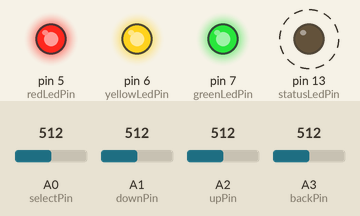
Recording of a sketch running on a simulated Arduino Uno, built with avr-gcc and run on an emulated ATmega328P. On the bench: output pins drawn as LEDs (lit = HIGH). Dashed ring = blinking. Inputs (shaded band) come from the test bench; at power-on: A0 (selectPin) = 512, A1 (downPin) = 512, A2 (upPin) = 512, A3 (backPin) = 512. What the sketch prints to the serial monitor is not drawn.

Above: at 0.2 s.
Timing chart, 0 to 3.0 s (numbered marks = the images above):
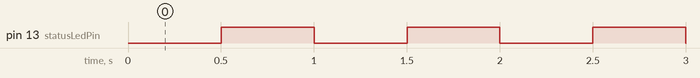

The sketch:

i2cslave.ino
```cpp
// (licence header left out)
#include <Arduino.h>
#include <Wire.h>

#include "ScheduledAction.h"

#include "Config.h"

#include "Global.h"

const unsigned int backPin = A3;
const unsigned int upPin = A2;
const unsigned int downPin = A1;
const unsigned int selectPin = A0;

const unsigned int statusLedPin = 13;
const unsigned int redLedPin = 5;
const unsigned int yellowLedPin = 6;
const unsigned int greenLedPin = 7;

ScheduledAction statusLedAction;
bool statusLedState = false;

volatile uint8_t rwRegister = 0;
volatile uint8_t ledMask = 0;
volatile uint8_t buttonMask = 0;

#ifndef cbi
#define cbi(sfr, bit) (_SFR_BYTE(sfr) &= ~_BV(bit))
#endif

#define DEFAULT_LED_MASK 0x07

enum Registers {
  REG_READ_STATUS,
  REG_READ_LEDS,
  REG_READ_BUTTONS,
  REG_WRITE_LEDS,
};

// callback for sending data
void sendData(void) {

  uint8_t buffer[1];
  uint8_t bufferLength = 0;

  switch(rwRegister) {
    case REG_READ_STATUS:
      updateBufferWithStatus(buffer, bufferLength);
    break;
    case REG_READ_LEDS:
      updateBufferWithLedStatus(buffer, bufferLength);
    break;
    case REG_READ_BUTTONS:
      updateBufferWithButtonState(buffer, bufferLength);
    break;
  }

  if (!bufferLength) {
    return;
  }

  Wire.write(buffer, bufferLength);
}

void updateBufferWithStatus(uint8_t *buffer, uint8_t& bufferLength) {
  buffer[0] = 1;
  bufferLength = 1;
}

void updateBufferWithLedStatus(uint8_t *buffer, uint8_t& bufferLength) {
  buffer[0] = ledMask;
  bufferLength = 1;
}

void updateBufferWithButtonState(uint8_t *buffer, uint8_t& bufferLength) {
  buffer[0] = buttonMask;
  bufferLength = 1;
}

void receiveData(int byteCount) {

  int availableCount = Wire.available();

  if (!(byteCount && availableCount)) {
    return;
  }

  rwRegister = Wire.read();

  switch(rwRegister) {
    case REG_WRITE_LEDS:
      getIncomingDataAndUpdateLeds();
    break;
  }

  flushReceiveBuffer();
}

void flushReceiveBuffer(void) {
  while (Wire.available() > 0) {
    Wire.read();
  }
}

void getIncomingDataAndUpdateLeds(void) {
  int availableCount = Wire.available();

  if (availableCount != 1) {
    return;
  }

  uint8_t ledMask = Wire.read();

  setLeds(ledMask);
}

void setLeds(uint8_t newLedMask) {

  ledMask = newLedMask;

  if (ledMask & (1 << 2)) {
    redLedOutput.enable();
  } else {
    redLedOutput.disable();
  }

  if (ledMask & (1 << 1)) {
    yellowLedOutput.enable();
  } else {
    yellowLedOutput.disable();
  }

  if (ledMask & (1 << 0)) {
    greenLedOutput.enable();
  } else {
    greenLedOutput.disable();
  }

}

void setup() {
  Serial.begin(57600);
  Serial.println("\nI2C Slave");

  statusLedOutput.configure(statusLedPin);
  redLedOutput.configure(redLedPin);
  yellowLedOutput.configure(yellowLedPin);
  greenLedOutput.configure(greenLedPin);

  backInput.configure(backPin);
  backButton.setInput(&backInput);
  upInput.configure(upPin);
  upButton.setInput(&upInput);
  downInput.configure(downPin);
  downButton.setInput(&downInput);
  selectInput.configure(selectPin);
  selectButton.setInput(&selectInput);

  // define callbacks for i2c communication
  Wire.onRequest(sendData);
  Wire.onReceive(receiveData);

  // initialize i2c as slave
  Wire.begin(SLAVE_ADDRESS);

#if defined(__AVR_ATmega168__) || defined(__AVR_ATmega8__) || defined(__AVR_ATmega328P__)
   // deactivate internal pull-ups for twi
   // as per note from atmega8 manual pg167
   cbi(PORTC, 4);
   cbi(PORTC, 5);
 #else
   // deactivate internal pull-ups for twi
   // as per note from atmega128 manual pg204
   cbi(PORTD, 0);
   cbi(PORTD, 1);
 #endif

  statusLedAction.setDelayMillis(500L);
  statusLedAction.reset();

  setLeds(DEFAULT_LED_MASK);

  Serial.print("Waiting for data, I2C Address: 0x");
  Serial.println(SLAVE_ADDRESS, HEX);

}

void loop() {
  if (statusLedAction.isActionDue()) {
    statusLedState = !statusLedState;
    if (statusLedState) {
      statusLedOutput.enable();
    } else {
      statusLedOutput.disable();
    }
  }

  readButtons();
}

void updateButtonMask(DebouncedInput &input, uint8_t bit) {
  if (input.getValue()) {
    buttonMask |= (1 << bit);
  } else {
    buttonMask &= (uint8_t)~(1 << bit);
  }
}

void readButtons(void) {
  updateButtonMask(backButton, 3);
  updateButtonMask(upButton, 2);
  updateButtonMask(downButton, 1);
  updateButtonMask(selectButton, 0);
}
```

AnalogInput.h
```cpp
// (licence header left out)
#ifndef AnalogInput_h
#define AnalogInput_h

#include "Input.h"

class AnalogInput: public Input {
public:
  virtual void read(void) = 0;
  bool getBoolValue(void) {
/*
    Serial.print("int: ");
    Serial.print(value, DEC);
    Serial.print(" bool: ");
    Serial.println((bool)value, DEC);
*/
    return (value >= threshold);
  }
  int getIntValue(void) {
    return value;
  }
  void setThreshold(int threshold) {
    this->threshold = threshold;
  }
protected:
  int value;
  int threshold;
};

#endif
```

ArduinoAnalogInput.cpp
```cpp
// (licence header left out)
#include <Arduino.h>

#include "Config.h"

#include "ArduinoAnalogInput.h"

void ArduinoAnalogInput::read(void) {
  int intValue = analogRead(hardwarePin);
  value = intValue;
}

void ArduinoAnalogInput::configure(unsigned int hardwarePin) {
  this->hardwarePin = hardwarePin;
  setThreshold(750);
}
```

ArduinoAnalogInput.h
```cpp
// (licence header left out)
#ifndef ArduinoAnalogInput_h
#define ArduinoAnalogInput_h

#include "AnalogInput.h"

class ArduinoAnalogInput : public AnalogInput {
public:
  virtual void read(void);
  void configure(unsigned int hardwarePin);
private:
  unsigned int hardwarePin;
};

#endif
```

ArduinoDigitalInput.cpp
```cpp
// (licence header left out)
#include <Arduino.h>

#include "Config.h"

#include "ArduinoDigitalInput.h"

void ArduinoDigitalInput::read(void) {
  int intValue = digitalRead(hardwarePin);
  value = intValue;
}

void ArduinoDigitalInput::configure(unsigned int hardwarePin) {
  this->hardwarePin = hardwarePin;
  pinMode(hardwarePin, INPUT);
}
```

ArduinoDigitalInput.h
```cpp
// (licence header left out)
#ifndef ArduinoDigitalInput_h
#define ArduinoDigitalInput_h

#include "DigitalInput.h"

class ArduinoDigitalInput : public DigitalInput {
public:
  virtual void read(void);
  void configure(unsigned int hardwarePin);
private:
  unsigned int hardwarePin;
};

#endif
```

ArduinoDigitalOutput.h
```cpp
// (licence header left out)
#ifndef ArduinoDigitalOutput_h
#define ArduinoDigitalOutput_h

#include "DigitalOutput.h"

class ArduinoDigitalOutput : public DigitalOutput {
public:
  ArduinoDigitalOutput() : configured(false), inverted(false), enabled(false) {
  }

  void configure(const unsigned int hardwarePin) {
    this->hardwarePin = hardwarePin;
    pinMode(hardwarePin, OUTPUT);
    configured = true;
  }

  virtual void enable() {
    enabled = true;
    refreshHardware();
  }

  virtual void disable() {
    enabled = false;
    refreshHardware();
  }

  virtual boolean isConfigured(void) {
    return configured;
  }

  virtual void enableInversion(void) {
    inverted = true;
    refreshHardware();
  }

  virtual void disableInversion(void) {
    inverted = false;
    refreshHardware();
  }

  virtual boolean isInverted(void) {
    return inverted;
  }

private:
  void refreshHardware(void) {
    if (!configured) {
      return;
    }
    boolean outputValue = enabled;
    if (isInverted()) {
      outputValue = !outputValue;
    }
    digitalWrite(hardwarePin, outputValue ? HIGH : LOW);
  }

  unsigned int hardwarePin;
  boolean configured;
  boolean inverted;
  boolean enabled;
};

#endif
```

DebouncedInput.h
```cpp
// (licence header left out)
#ifndef DebouncedInput_h
#define DebouncedInput_h

#include "Input.h"

class DebouncedInput {
public:

  DebouncedInput() : previousTime(0), debounceDelay(50), previousValue(false), value(false) {
  }

  void setInput(Input *input) {
    this->input = input;
  }

  void setDebounceDelay(int debounceDelay) {
    this->debounceDelay = debounceDelay;
  }

  boolean getValue(void) {
    input->read();
    boolean rawValue = input->getBoolValue();

    if (rawValue != previousValue) {
      previousTime = millis();
    }

    if ((millis() - previousTime) >= debounceDelay) {
      value = rawValue;
    }

    previousValue = rawValue;

    return value;
  }

protected:
  Input *input;

  long previousTime;
  long debounceDelay;
  boolean previousValue;
  boolean value;
};

#endif
```

DigitalInput.h
```cpp
// (licence header left out)
#ifndef DigitalInput_h
#define DigitalInput_h

#include "Input.h"

class DigitalInput: public Input {
public:
  virtual void read(void) = 0;
  bool getBoolValue(void) {
    return value;
  }
  int getIntValue(void) {
    return value;
  }
protected:
  bool value;
};

#endif
```

DigitalInputGroup.cpp
```cpp
// (licence header left out)
#include <Arduino.h>

#include "Config.h"
#include "DigitalInputGroup.h"

DigitalInputGroup::DigitalInputGroup(void) :
    inputsAdded(0) {
}

void DigitalInputGroup::addInput(Input *input) {
  inputs[inputsAdded++] = input;
}

Input **DigitalInputGroup::getInputs(void) {
  return inputs;
}

unsigned int DigitalInputGroup::getTotalInputs(void) {
  return inputsAdded;
}

void DigitalInputGroup::read(void) {
  for (unsigned int index = 0; index < inputsAdded; index++) {
    inputs[index]->read();
  }
}
```

DigitalInputGroup.h
```cpp
// (licence header left out)
#ifndef DigitalInputGroup_h
#define DigitalInputGroup_h

#include "Input.h"
#include "InputGroup.h"

class DigitalInputGroup: public InputGroup {
public:
  DigitalInputGroup();
  virtual void read(void);
  virtual void addInput(Input *input);
  virtual Input **getInputs(void);
  virtual unsigned int getTotalInputs(void);

private:
  unsigned int inputsAdded;
  Input *inputs[MAX_INPUTS_PER_GROUP];
};

#endif
```

DigitalOutput.h
```cpp
// (licence header left out)
#ifndef OutputPin_h
#define OutputPin_h

class DigitalOutput {
public:
  virtual void enable(void) = 0;
  virtual void disable(void) = 0;
  virtual boolean isConfigured(void) = 0;

  virtual void enableInversion(void) = 0;
  virtual void disableInversion(void) = 0;
  virtual boolean isInverted(void) = 0;
};

#endif
```

Global.cpp
```cpp
// (licence header left out)
#include <Arduino.h>

#include "Config.h"

#include "Global.h"

#ifdef USE_DIGITAL_BUTTONS
ArduinoDigitalInput backInput;
ArduinoDigitalInput upInput;
ArduinoDigitalInput downInput;
ArduinoDigitalInput selectInput;
#else
ArduinoAnalogInput backInput;
ArduinoAnalogInput upInput;
ArduinoAnalogInput downInput;
ArduinoAnalogInput selectInput;
#endif

DebouncedInput backButton;
DebouncedInput upButton;
DebouncedInput downButton;
DebouncedInput selectButton;

ArduinoDigitalOutput statusLedOutput;
ArduinoDigitalOutput redLedOutput;
ArduinoDigitalOutput yellowLedOutput;
ArduinoDigitalOutput greenLedOutput;
```

Global.h
```cpp
// (licence header left out)
#ifndef Global_h
#define Global_h

#include "DebouncedInput.h"

#ifdef USE_DIGITAL_BUTTONS
#include "ArduinoDigitalInput.h"
extern ArduinoDigitalInput backInput;
extern ArduinoDigitalInput upInput;
extern ArduinoDigitalInput downInput;
extern ArduinoDigitalInput selectInput;
#else
#include "ArduinoAnalogInput.h"
extern ArduinoAnalogInput backInput;
extern ArduinoAnalogInput upInput;
extern ArduinoAnalogInput downInput;
extern ArduinoAnalogInput selectInput;
#endif

extern DebouncedInput backButton;
extern DebouncedInput upButton;
extern DebouncedInput downButton;
extern DebouncedInput selectButton;


#include "ArduinoDigitalOutput.h"

extern ArduinoDigitalOutput statusLedOutput;
extern ArduinoDigitalOutput redLedOutput;
extern ArduinoDigitalOutput yellowLedOutput;
extern ArduinoDigitalOutput greenLedOutput;

#endif
```

Input.h
```cpp
// (licence header left out)
#ifndef Input_h
#define Input_h

class Input {
public:
  virtual void read(void) = 0;
  virtual bool getBoolValue(void) = 0;
  virtual int getIntValue(void) = 0;
};

#endif
```

InputGroup.h
```cpp
// (licence header left out)
#ifndef InputGroup_h
#define InputGroup_h

#include "Input.h"

class InputGroup {
public:
  virtual void read(void) = 0;
  virtual void addInput(Input *input) = 0;
  virtual Input **getInputs(void) = 0;
  virtual unsigned int getTotalInputs(void) = 0;
};

#endif
```

ScheduledAction.cpp
```cpp
// (licence header left out)
#ifndef LINUX
#include <Arduino.h>
#endif

#include <stdio.h>

#include "ScheduledAction.h"


void ScheduledAction::reset() {
  nextActionAt = micros() + delayMicros;
  missedActions = 0;
}

void ScheduledAction::setDelayMicros(unsigned long delayMicros) {
  this->delayMicros = delayMicros;
}

void ScheduledAction::setDelayMillis(unsigned long delayMillis) {
  this->delayMicros = delayMillis * 1000L;
}

unsigned long ScheduledAction::getLateBy(void) {
  return lateBy;
}

int ScheduledAction::getMissedActions(void) {
  return missedActions;
}

bool ScheduledAction::isActionDue(void) {
  unsigned long now = micros();
  //printf("now: %lu\n", now);
  long signedDiff = now - nextActionAt;
  //printf("signedDiff: %ld\n", signedDiff);

  if (signedDiff < 0L) {
    missedActions = 0;
    lateBy = 0;
    return false;
  }

  missedActions = signedDiff / delayMicros;
  //printf("missedActions: %u\n", missedActions);

  lateBy = signedDiff % delayMicros;
  //printf("lateBy: %lu\n", lateBy);

  nextActionAt = nextActionAt + (delayMicros - lateBy) + (delayMicros * missedActions);
  //printf("nextActionAt: %lu\n", nextActionAt);

  return true;
}

#ifdef LINUX
unsigned long ScheduledAction::micros(void) {
  gettimeofday(&tempTime, NULL);
  return (tempTime.tv_sec * (1000L * 1000L)) + tempTime.tv_usec;
}
#endif
```

ScheduledAction.h
```cpp
// (licence header left out)
#ifndef SCHEDULEDACTION_H
#define SCHEDULEDACTION_H

#ifdef LINUX
#include <sys/time.h>
#endif

class ScheduledAction {
public:
  void reset();
  void setDelayMicros(unsigned long delayMicros);
  void setDelayMillis(unsigned long delayMillis);
  unsigned long getLateBy(void);
  int getMissedActions(void);
  bool isActionDue(void);

private:
#ifdef LINUX
  timeval tempTime;
  unsigned long micros(void);
#endif

  unsigned long nextActionAt;
  unsigned long delayMicros;
  unsigned int missedActions;
  unsigned long lateBy;

};

#endif
```

Config.h
```cpp
// (licence header left out)
#define MAX_INPUTS_PER_GROUP 16

#define SLAVE_ADDRESS 0x21
```

Measured:
- by itself, pin 13 (statusLedPin): alternates HIGH for 0.50 s and LOW for 0.50 s
